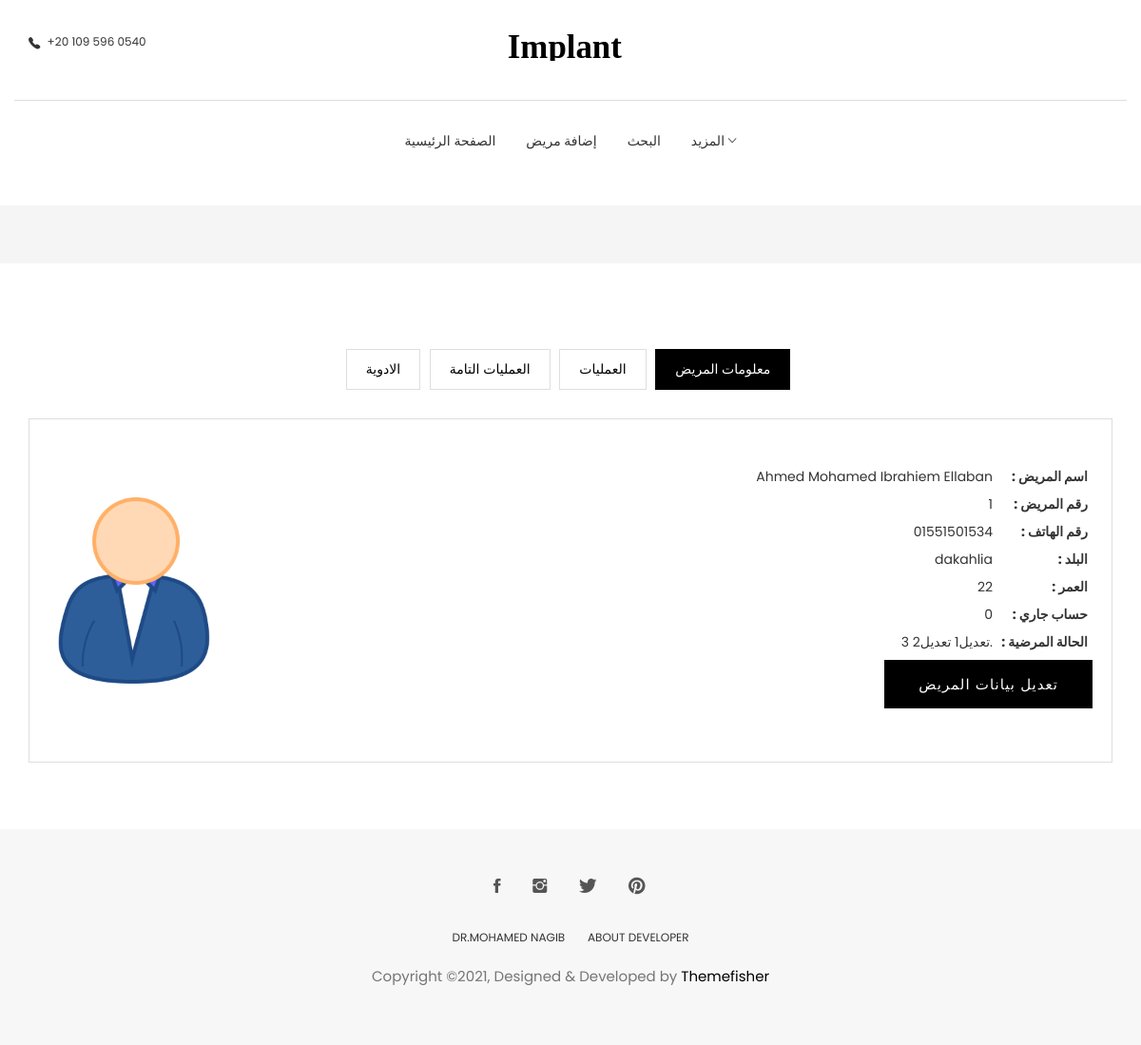
Page /patient/patient_details/1-Ahmed Mohamed Ibrahiem Ellaban (signed in) on the earlier database version.
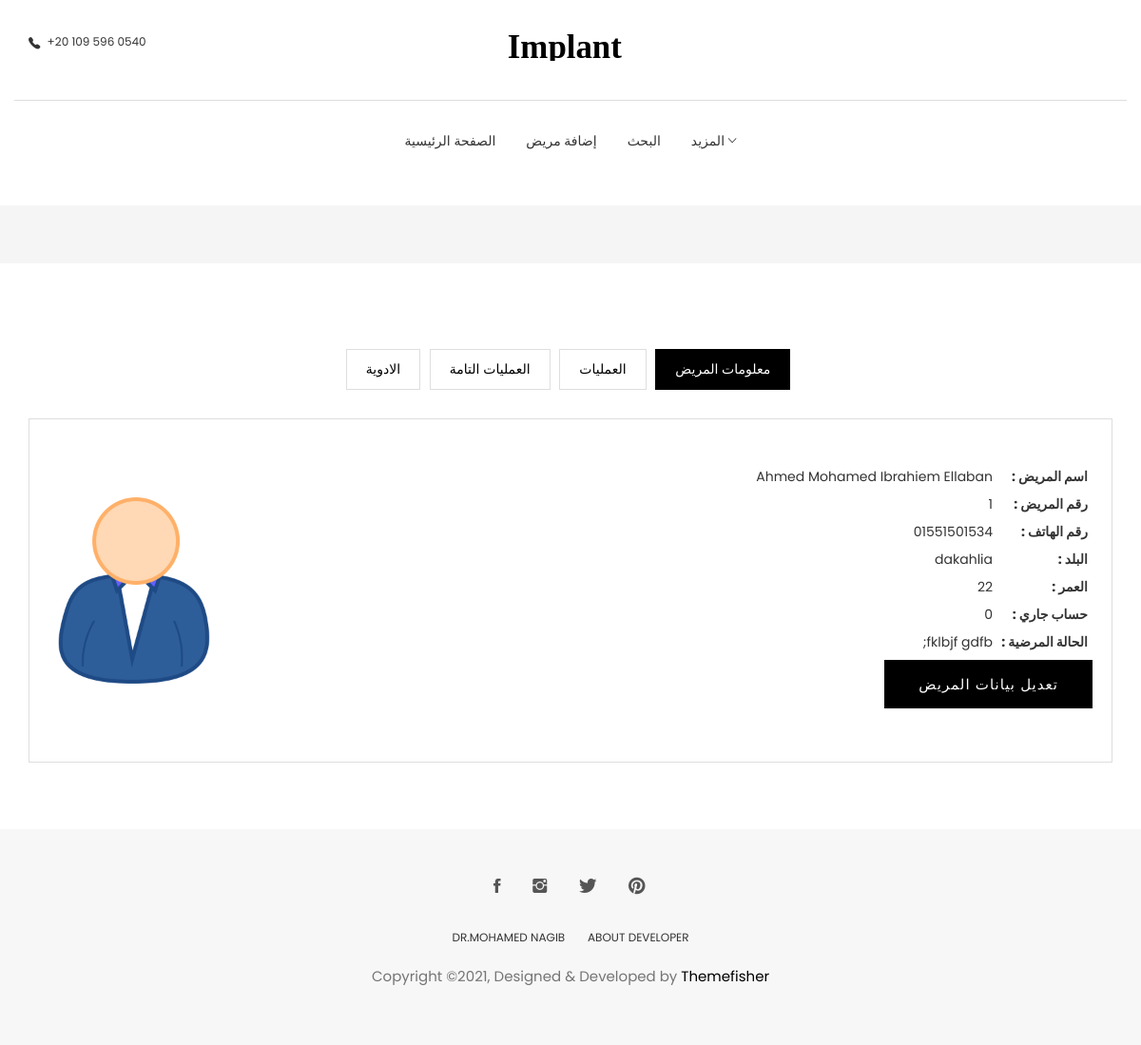
Same page on the later database version.
### patient/models.py (models this page shows, shortened)
class Patient(models.Model):
    id = models.AutoField(primary_key=True, null=False, blank=False)
    user = models.ForeignKey(User, on_delete=models.DO_NOTHING)
    full_name = models.CharField(max_length=40, null=False, blank=False)
    phone = models.CharField(max_length=11, null=True, blank=False)
    age = models.IntegerField(null=True, blank=True, default=0)
    city = models.CharField(max_length=15, null=False, blank=False)
    description = models.TextField(max_length=1000)

### patient/views.py (the view)
# urls.py: path('patient_details/<int:id>-<str:full_name>', get_patient, name='patient_details'),
@login_required
def get_patient(request, *args, **kwargs):
    queryset = get_object_or_404(Patient, id=kwargs['id'], full_name=kwargs['full_name'])
    all_operation = Operation.objects.filter(patient=queryset)
    total_remaining_amount = 0
    for i in all_operation:
        total_remaining_amount += i.remaining_amount
    context = {
        "page_title": "معلومات المريض"+f" ( {queryset.id} )",
        "patient": queryset,
        "total_remaining_amount": total_remaining_amount,
    }
    return render(request, 'profile-details.html', context)

### patient/templates/profile-details.html
{% extends 'base_profile.html' %}
{% load static %}
{% load bootstrap4 %}
{% block profile %}
<section class="user-dashboard page-wrapper">
  <div class="container">
    <div class="row">
      <div class="col-md-12">
        <ul class="list-inline dashboard-menu text-center">
          <li><a href="{% url 'patient:get_all_prescription' id=patient.id %}">الادوية</a></li>
          <li><a href="{% url 'patient:get_operations_done' id=patient.id %}">العمليات التامة</a></li>
          <li><a href="{% url 'patient:add_operation' id=patient.id full_name=patient.full_name %}">العمليات</a></li>
          <li><a class="active" href="">معلومات المريض</a></li>
        </ul>
        <div class="dashboard-wrapper dashboard-user-profile">
          <div class="media">
            <div class="pull-left text-center" href="#!">
              <img class="media-object user-img" src="{% static 'images/victor_1.png' %}" alt="Image">
            </div>
            <div class="media-body">
              <ul class="user-profile-list" style="text-align:right;">
                <li>{{patient.full_name}}<span>: اسم المريض </span></li>
                <li>{{patient.id}}<span>: رقم المريض </span></li>
                <li>{{patient.phone}}<span>: رقم الهاتف </span></li>
                <li>{{patient.city}}<span>: البلد  </span></li>
                <li>{{patient.age}}<span>: العمر  </span></li>
                <li>{{total_remaining_amount}}<span>: حساب جاري  </span></li>
                <li>{{patient.description}}<span>: الحالة المرضية  </span></li>
                  <a href="{% url 'patient:edit_patient' id=patient.id full_name=patient.full_name %}">
                    <input class="btn btn-main text-center " style="font-size:15px" type="submit" value="تعديل بيانات المريض ">
                 </a>
              </ul>
            </div>
          </div>
        </div>
      </div>
    </div>
  </div>
</section>
{% endblock %}

Differences in the rows shown:
changed Patient "Ahmed Mohamed Ibrahiem Ellaban": description "تعديل1 تعديل2 3." → ";fklbjf gdfb"
